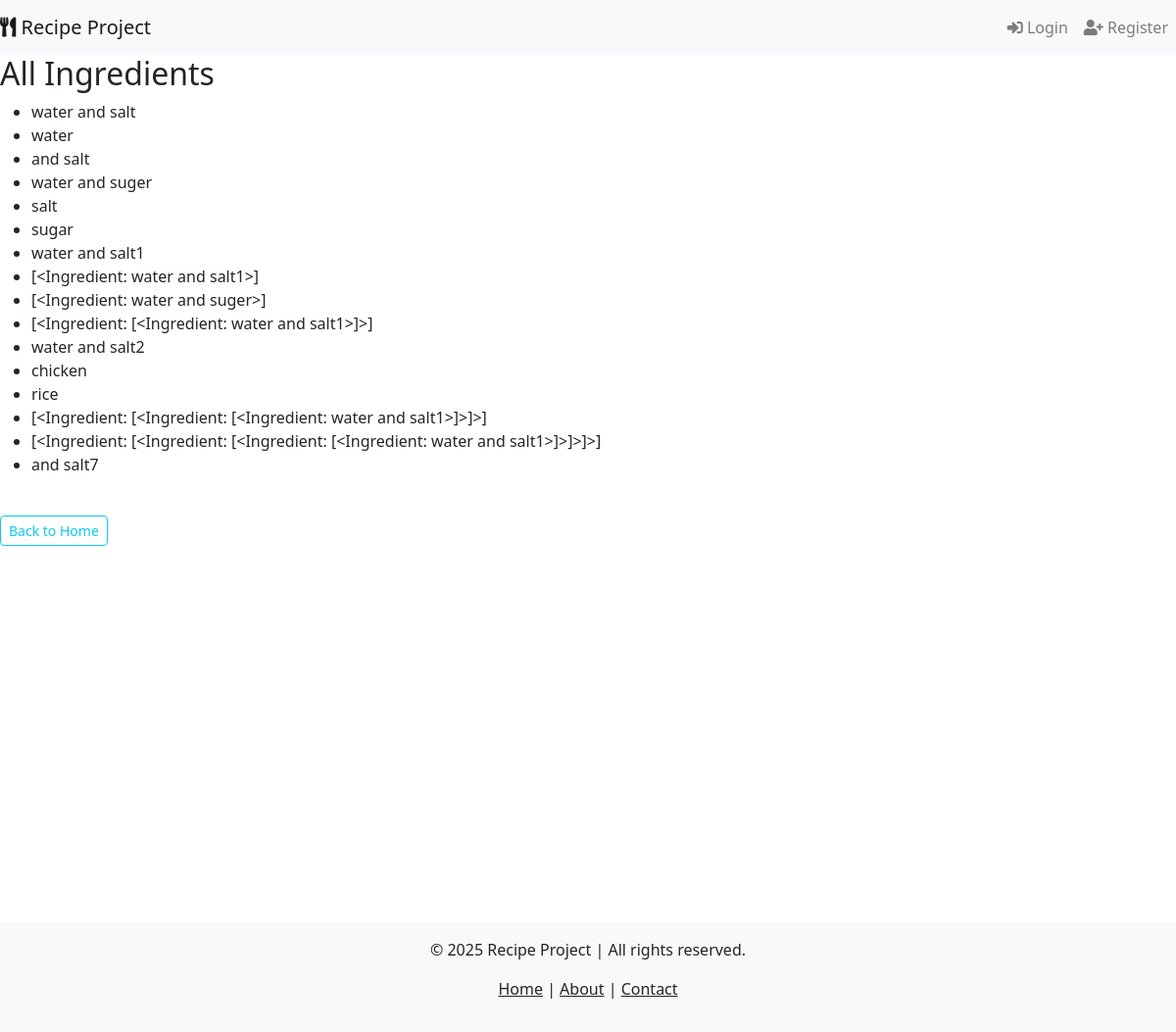
Before: /ingredients/ with the older database file.
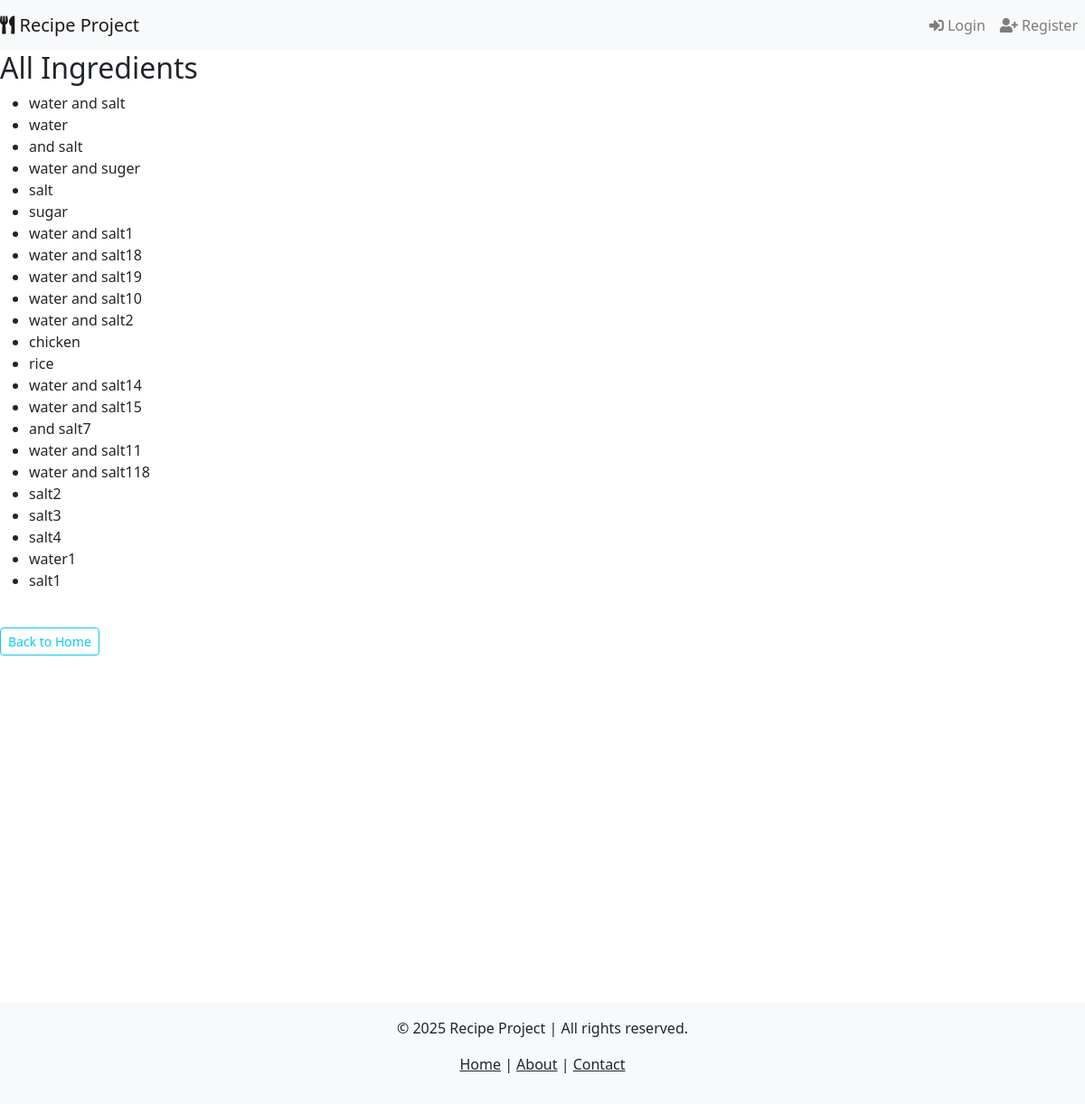
After: the same page with the newer database file.
### recipe_app/models.py (models this page shows, shortened)
class Ingredient(models.Model):
    name = models.CharField(max_length=100, unique=True)

### recipe_app/views.py (the view)
# urls.py: path('ingredients/', views.IngredientListView.as_view(), name='ingredient_list'),
class IngredientListView(ListView):
    model = Ingredient
    template_name = 'ingredient_list.html'
    context_object_name = 'ingredients'

### recipe_app/context_processors.py (called while the page is built)
def current_year(request):
    return {'current_year': datetime.now().year}

### templates/ingredient_list.html
{% extends 'base.html' %}
{% block content %}
    <h2>All Ingredients</h2>
    <ul>
        {% for ingredient in ingredients %}
            <li>{{ ingredient.name }}</li>
        {% endfor %}
    </ul>
    <br>
    <a href="{% url 'home' %}"><button type="button" class="btn btn-outline-info btn-sm">Back to Home</button></a>
{% endblock %}

### templates/base.html (shortened to what this page needs)
<!DOCTYPE html>
<html lang="en">
<head>
    <link rel="stylesheet" href="https://stackpath.bootstrapcdn.com/bootstrap/4.5.0/css/bootstrap.min.css">
    <link rel="stylesheet" href="https://cdn.jsdelivr.net/npm/bootstrap@5.3.3/dist/css/bootstrap.min.css">
    <link rel="stylesheet" href="https://cdnjs.cloudflare.com/ajax/libs/font-awesome/5.15.4/css/all.min.css">
</head>
<body>
    <nav class="navbar navbar-expand-lg navbar-light bg-light">
        <a class="navbar-brand" href="{% url 'home' %}">
            <i class="fas fa-utensils"></i> Recipe Project
        </a>
        <div class="collapse navbar-collapse" id="navbarNav">
            <ul class="navbar-nav ml-auto">
                {% if user.is_authenticated %}
                    <li class="nav-item"><a class="nav-link" href="{% url 'profile' %}">
                        <i class="fas fa-user"></i> Profile</a></li>
                    <li class="nav-item"><a class="nav-link" href="{% url 'create_recipe' %}">
                        <i class="fas fa-plus-circle"></i> Create Recipe</a></li>
                    <li class="nav-item"><a class="nav-link" href="{% url 'create_post' %}">
                        <i class="fas fa-edit"></i>Create Post</a></li>
                    <li class="nav-item">
                        <form action="{% url 'logout' %}" method="post" style="display:inline;">
                            {% csrf_token %}
                            <button type="submit" class="btn btn-link nav-link">
                                <i class="fas fa-sign-out-alt"></i> Logout
                            </button>
                        </form>
                    </li>
                {% else %}
                    <li class="nav-item"><a class="nav-link" href="{% url 'login' %}">
                        <i class="fas fa-sign-in-alt"></i> Login</a></li>
                    <li class="nav-item"><a class="nav-link" href="{% url 'register' %}">
                        <i class="fas fa-user-plus"></i> Register</a></li>
                {% endif %}
            </ul>
        </div>
    </nav>
     <div class="sidebar">
            <div class="row">
                <div class="col-md-10">
                    {% block content %}
                    {% endblock %}
                </div>
            </div>
        </div>
</body>
<br>
<br>
<br>
<br>
<br>
<br>
<br>
<br>
<br>
<br>
<br>
<br>
<br>
<br>
<footer class="bg-light text-center py-3 mt-5">
    <p>&copy; {{ current_year }} Recipe Project | All rights reserved.</p>
    <p>
        <a href="{% url 'home' %}" class="text-dark">Home</a> |
        <a href="{% url 'about' %}" class="text-dark">About</a> |
        <a href="{% url 'contact' %}" class="text-dark">Contact</a>
    </p>
</footer>
</html>

Changed rows visible on the page:
changed Ingredient: name "[<Ingredient: water and salt1>]" → "water and salt18"
changed Ingredient: name "[<Ingredient: water and suger>]" → "water and salt19"
changed Ingredient: name "[<Ingredient: [<Ingredient: water and salt1>]>]" → "water and salt10"
changed Ingredient: name "[<Ingredient: [<Ingredient: [<Ingredient: water and salt1>]>]>]" → "water and salt14"
changed Ingredient: name "[<Ingredient: [<Ingredient: [<Ingredient: [<Ingredient: water and salt1>]>]>]>]" → "water and salt15"
added Ingredient: name "water and salt11"
added Ingredient: name "water and salt118"
added Ingredient: name "salt2"
added Ingredient: name "salt3"
added Ingredient: name "salt4"
added Ingredient: name "water1"
added Ingredient: name "salt1"
